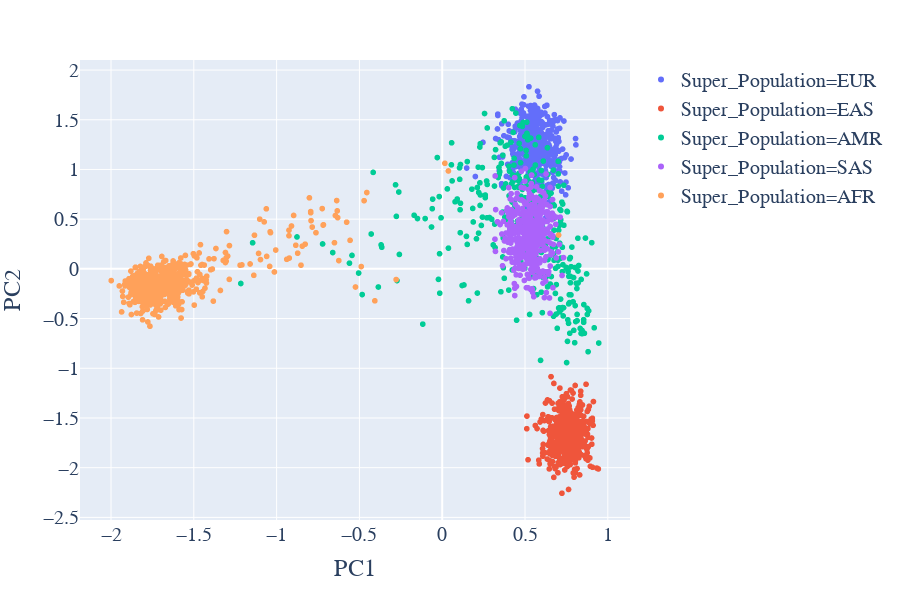

Notebook code cell kept with this figure:
### Code cell
fig = px.scatter(df, x='PC1',
                     y='PC2',
                    color = "Super_Population")
fig.update_layout(
    xaxis_title="PC1",
    yaxis_title="PC2",
    font=dict(
        family="Courier New, monospace",
        size=20
    )
)

# plotly.offline.plot(fig, filename='total_pc1_pc2.html') 
fig.show()

### Figure 1 — Plotly figure (JSON) as saved in the notebook; plotly's stock layout.template omitted (floating-point values rounded to 4 significant figures; data arrays with more than 128 entries replaced by an {"elided": "..."} marker saying what was removed)
{"data": [{"hoverlabel": {"namelength": 0}, "hovertemplate": "Super_Population=EUR<br>PC1=%{x}<br>PC2=%{y}", "legendgroup": "Super_Population=EUR", "marker": {"color": "#636efa", "symbol": "circle"}, "mode": "markers", "name": "Super_Population=EUR", "showlegend": true, "type": "scattergl", "x": {"elided": "503 float values"}, "xaxis": "x", "y": {"elided": "503 float values"}, "yaxis": "y"}, {"hoverlabel": {"namelength": 0}, "hovertemplate": "Super_Population=EAS<br>PC1=%{x}<br>PC2=%{y}", "legendgroup": "Super_Population=EAS", "marker": {"color": "#EF553B", "symbol": "circle"}, "mode": "markers", "name": "Super_Population=EAS", "showlegend": true, "type": "scattergl", "x": {"elided": "504 float values"}, "xaxis": "x", "y": {"elided": "504 float values"}, "yaxis": "y"}, {"hoverlabel": {"namelength": 0}, "hovertemplate": "Super_Population=AMR<br>PC1=%{x}<br>PC2=%{y}", "legendgroup": "Super_Population=AMR", "marker": {"color": "#00cc96", "symbol": "circle"}, "mode": "markers", "name": "Super_Population=AMR", "showlegend": true, "type": "scattergl", "x": {"elided": "347 float values"}, "xaxis": "x", "y": {"elided": "347 float values"}, "yaxis": "y"}, {"hoverlabel": {"namelength": 0}, "hovertemplate": "Super_Population=SAS<br>PC1=%{x}<br>PC2=%{y}", "legendgroup": "Super_Population=SAS", "marker": {"color": "#ab63fa", "symbol": "circle"}, "mode": "markers", "name": "Super_Population=SAS", "showlegend": true, "type": "scattergl", "x": {"elided": "489 float values"}, "xaxis": "x", "y": {"elided": "489 float values"}, "yaxis": "y"}, {"hoverlabel": {"namelength": 0}, "hovertemplate": "Super_Population=AFR<br>PC1=%{x}<br>PC2=%{y}", "legendgroup": "Super_Population=AFR", "marker": {"color": "#FFA15A", "symbol": "circle"}, "mode": "markers", "name": "Super_Population=AFR", "showlegend": true, "type": "scattergl", "x": {"elided": "661 float values"}, "xaxis": "x", "y": {"elided": "661 float values"}, "yaxis": "y"}], "layout": {"font": {"family": "Courier New, monospace", "size": 20}, "height": 600, "legend": {"tracegroupgap": 0}, "margin": {"t": 60}, "xaxis": {"anchor": "y", "domain": [0, 1], "title": {"text": "PC1"}}, "yaxis": {"anchor": "x", "domain": [0, 1], "title": {"text": "PC2"}}}}
